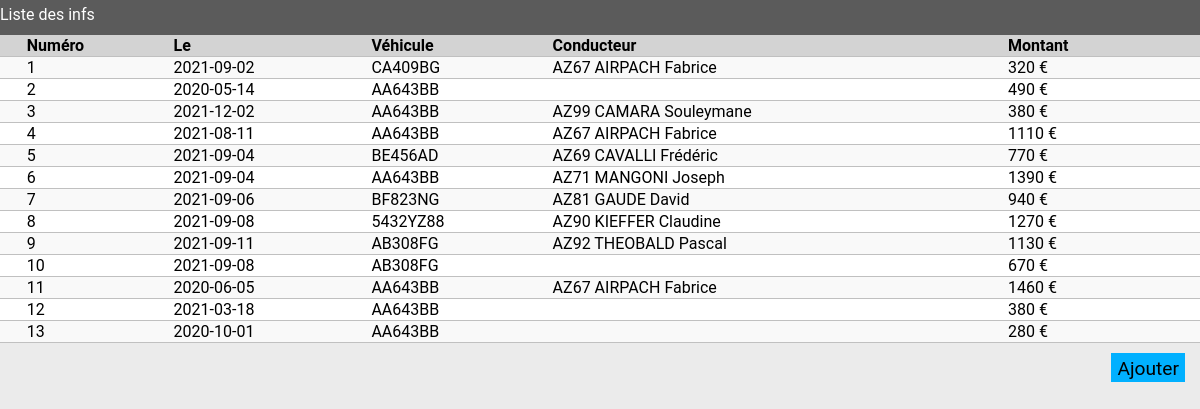
/src/controleur/inf_liste.php, run on the app's committed database.
### tables this page shows
CREATE TABLE `infraction` (
  `id_inf` int(11) NOT NULL,
  `date_inf` date NOT NULL,
  `num_immat` varchar(8) NOT NULL,
  `num_permis` varchar(4) DEFAULT NULL
);

CREATE TABLE `conducteur` (
  `num_permis` varchar(4) NOT NULL,
  `date_permis` date NOT NULL,
  `nom` varchar(25) NOT NULL,
  `prenom` varchar(25) NOT NULL,
  `mot_de_passe` varchar(78) NOT NULL,
  `is_admin` boolean DEFAULT False
);

### src/modele/connexion.php (called while the page is built, shortened)
<?php
class Connexion
{
    private $db;
    function __construct()
    {
        $db_config['SGBD'] = 'mysql';
        $db_config['HOST'] = 'localhost';
        $db_config['DB_NAME'] = 'maloron1u_infractions_app';
        $db_config['USER'] = 'root';
        $db_config['PASSWORD'] = 'root';
        try {
            $this->db = new PDO(
                $db_config['SGBD'] . ':host=' . $db_config['HOST'] . ';dbname=' . $db_config['DB_NAME'],
                $db_config['USER'],
                $db_config['PASSWORD'],
                array(PDO::MYSQL_ATTR_INIT_COMMAND => 'SET NAMES utf8')
            );
        } catch (Exception $exception) {
            die($exception->getMessage());
        }
    }
    function execSQL(string $req, array $valeurs = []): array|null
    {
        try {
            $sql = $this->db->prepare($req);
            $sql->execute($valeurs);
            $res = [];
            while (true) {
                $temp = $sql->fetch(PDO::FETCH_OBJ);
                if ($temp != null) {
                    $res[] = $temp;
                } else {
                    break;
                }
            }
            return $res;
        } catch (Exception $exception) {
            die($exception->getMessage());
        }
    }
}
?>

### src/modele/infractionDAO.class.php (called while the page is built, shortened)
<?php
require_once("connexion.php");
require_once("infraction.class.php");
class InfractionDAO
{
    private $bd;
    private $select;
    function __construct()
    {
        $this->bd = new Connexion();
        $this->select = 'SELECT id_inf, date_inf, num_immat, num_permis FROM infraction ';
    }
    private function loadQuery(array $result): array
    {
        $Infs = [];
        foreach ($result as $row) {
            $row = json_decode(json_encode($row), TRUE);
            $inf = new Infraction();
            $inf->setNumInf($row['id_inf']);
            $inf->setDateInf($row['date_inf']);
            $inf->setImmat($row['num_immat']);
            $inf->setNumPermis($row['num_permis']);
            $Infs[] = $inf;
        }
        return $Infs;
    }
    function getAll(): array
    {
        return ($this->loadQuery($this->bd->execSQL($this->select)));
    }
    function getTotal(string $num) : float{
        require_once "../modele/comprendDAO.class.php";
        require_once "../modele/delitDAO.class.php";
        $comprendDAO = new ComprendDAO();
        $delitDAO = new DelitDAO();
        $dels = $comprendDAO->getByNumInf($num);
        $somme = 0;
        foreach($dels as $del){
            $num_del = $del->getNumDelit();
            $somme += floatval($delitDAO->getbyId($num_del)->getTarif());
        }
        return $somme;
    }
}
?>

### src/modele/infraction.class.php (called while the page is built, shortened)
<?php
class Infraction
{
    private $num_inf;
    private $date_inf;
    private $immat;
    private $num_permis;
    function __construct(string $num_inf = '', string $date_inf = '', string $immat = '', string $num_permis = '')
    {
        $this->num_inf = $num_inf;
        $this->date_inf = $date_inf;
        $this->num_permis = $num_permis;
        $this->immat = $immat;
    }
    function getNumInf()
    {
        return $this->num_inf;
    }
    function setNumInf(int $num)
    {
        $this->num_inf = $num;
    }
    function getDateInf()
    {
        return $this->date_inf;
    }
    function setDateInf(string $date_inf)
    {
        $this->date_inf = $date_inf;
    }
    function getImmat()
    {
        return $this->immat;
    }
    function setImmat(string $immat)
    {
        $this->immat = $immat;
    }
    function getNumPermis()
    {
        return $this->num_permis;
    }
    function setNumPermis(string $num_permis)
    {
        $this->num_permis = $num_permis;
    }
}
?>

### src/modele/conducteurDAO.class.php (called while the page is built, shortened)
<?php
require_once("connexion.php");
require_once("conducteur.class.php");
class ConducteurDAO
{
    private $bd;
    private $select;
    function __construct()
    {
        $this->bd = new Connexion();
        $this->select = 'SELECT num_permis, date_permis, nom, prenom, mot_de_passe FROM conducteur ';
    }
    private function loadQuery(array $result): array
    {
        $conducts = [];
        foreach ($result as $row) {
            $row = json_decode(json_encode($row), TRUE);
            $conduct = new Conducteur();
            $conduct->setNum($row['num_permis']);
            $conduct->setDatePermis($row['date_permis']);
            $conduct->setNom($row['nom']);
            $conduct->setPrenom($row['prenom']);
            $conduct->setMdp($row['mot_de_passe']);
            $conducts[] = $conduct;
        }
        return $conducts;
    }
    function getByNum(string $num): Conducteur
    {
        $unConduct = new Conducteur();
        $lesConducts = $this->loadQuery($this->bd->execSQL($this->select . " WHERE num_permis=:num", [':num' => $num]));
        if (count($lesConducts) > 0) {
            $unConduct = $lesConducts[0];
        }
        return $unConduct;
    }
}
?>

### src/modele/conducteur.class.php (called while the page is built, shortened)
<?php
class Conducteur
{
	private $nom;
	private $prenom;
	function __construct(string $num_permis = '', string $date_permis = '', string $nom = '', string $prenom = '', string $mdp = '', bool $is_admin = false)
	{
		$this->prenom = $prenom;
		$this->nom = $nom;
	}
	function getNom()
	{
		return $this->nom;
	}
	function setNom(string $nom)
	{
		$this->nom = $nom;
	}
	function getPrenom()
	{
		return $this->prenom;
	}
	function setPrenom(string $prenom)
	{
		$this->prenom = $prenom;
	}
}
?>

### src/modele/comprendDAO.class.php (called while the page is built, shortened)
<?php
require_once("connexion.php");
require_once("comprend.class.php");
class ComprendDAO
{
    private $bd;
    private $select;
    function __construct()
    {
        $this->bd = new Connexion();
        $this->select = 'SELECT id_inf, id_delit FROM comprend ';
    }
    private function loadQuery(array $result): array
    {
        $Comps = [];
        foreach ($result as $row) {
            $row = json_decode(json_encode($row), TRUE);
            $Comp = new Comprend();
            $Comp->setNumInf($row['id_inf']);
            $Comp->setNumDelit($row['id_delit']);
            $Comps[] = $Comp;
        }
        return $Comps;
    }
    function getByNumInf(string $num): array
    {
        $lesComps = $this->loadQuery($this->bd->execSQL($this->select . " WHERE id_inf=:num", [':num' => $num]));
        return $lesComps;
    }
}
?>

### src/modele/comprend.class.php (called while the page is built, shortened)
<?php
class Comprend
{
    private $num_delit;
    function __construct(string $num_inf = '', string $num_delit = '')
    {
        $this->num_delit = $num_delit;
    }
    function getNumDelit()
    {
        return $this->num_delit;
    }
    function setNumDelit(string $num)
    {
        $this->num_delit = $num;
    }
}
?>

### src/modele/delitDAO.class.php (called while the page is built, shortened)
<?php
require_once("connexion.php");
require_once("delit.class.php");
class DelitDAO
{
    private $bd;
    private $select;
    function __construct()
    {
        $this->bd = new Connexion();
        $this->select = 'SELECT id_delit, nature, tarif FROM delit ';
    }
    private function loadQuery(array $result): array
    {
        $Dels = [];
        foreach ($result as $row) {
            $row = json_decode(json_encode($row), TRUE);
            $Del = new Delit();
            $Del->setNumDelit($row['id_delit']);
            $Del->setNature($row['nature']);
            $Del->setTarif($row['tarif']);
            $Dels[] = $Del;
        }
        return $Dels;
    }
    function getById(string $num): Delit
    {
        $unDel = new Delit();
        $lesDelits = $this->loadQuery($this->bd->execSQL($this->select . " WHERE id_delit=:num", [':num' => $num]));
        if (count($lesDelits) > 0) {
            $unDel = $lesDelits[0];
        }
        return $unDel;
    }
}
?>

### src/modele/delit.class.php (called while the page is built, shortened)
<?php
class Delit
{
    private $tarif;
    function __construct(string $num_delit = '', string $nature = '', string $tarif = '')
    {
        $this->tarif = $tarif;
    }
    function getTarif()
    {
        return $this->tarif;
    }
    function setTarif(string $tarif)
    {
        $this->tarif = $tarif;
    }
}
?>

### src/controleur/inf_liste.php (the view, shortened to what this page needs)
<?php
require_once "../modele/infractionDAO.class.php";
require_once "../modele/conducteurDAO.class.php";
$affi = "";
$InfDAO = new InfractionDAO();
$ConductDAO = new ConducteurDAO();
$allInfs = $InfDAO->getAll();
for($i = 0; $i < count($allInfs); $i ++){
    $affi .= '<tr><td><a href=""><img src="../../vue/css/visu.png" alt=""></a></td><td>' . $allInfs[$i]->getNumInf() . "</td><td>" . $allInfs[$i]->getDateInf() . "</td><td>" . $allInfs[$i]->getImmat() . "</td><td>";
    if ($allInfs[$i]->getNumPermis() != ''){
        $Cond = $ConductDAO->getByNum($allInfs[$i]->getNumPermis());
        $affi .= $allInfs[$i]->getNumPermis() . ' ' . $Cond->getNom() . ' ' . $Cond->getPrenom() . '</td>';
    }
    else{
        $affi .= '</td>';
    }
    $affi .= '<td>' . $InfDAO->getTotal($allInfs[$i]->getNumInf()) . ' €</td><td></td><td></td></tr>';
}
require_once "../../vue/inf_liste.view.php";
?>

### vue/inf_liste.view.php (shortened to what this page needs)
<!DOCTYPE html>
<html>
<head>
    <link type="text/css" rel="stylesheet" href="../../vue/css/inf_liste.css">
</head>
<body>
    <div id="div_inf_liste_titre" class="divtitre"> Liste des infs </div>
    <table id="table_inf">
        <thead>
            <tr>
                <th></th>
                <th>Numéro</th>
                <th>Le</th>
                <th>Véhicule</th>
                <th>Conducteur</th>
                <th>Montant</th>
                <th></th>
                <th></th>
            </tr>
        </thead>
        <tbody>
            <?php echo $affi; ?>
        </tbody>
    </table>
    <div class="divaction">
        <input id="btn_inf_ajouter" type="button" value="Ajouter">
    </div>
</body>
</html>

### vue/css/inf_liste.css (style rules this page uses)
body { font: 1em roboto; color: #000000; background-color: #ebebeb; text-align: left; margin: 0; }
input { height: 1.5em; border: 1px solid #5b5b5b; color: #000000; font: inherit; font-size: 1em; text-align: left; margin-right: 5px; padding-top: 0.2em; }
input[type=button] { cursor: pointer; font-size: 1.2em; border: none; background-color: #00b0ff; color: hsl(0, 0%, 0%); }
.divtitre { background-color: #5b5b5b; color: #ffffff; height: 30px; padding-top: 5px; }
.divaction { margin: 10px; float: right; }
table { margin: auto; width: 100%; }
table, td, th { border-bottom: 1px solid silver; border-collapse: collapse; }
td, th { padding-left: 5px; padding-right: 5px; }
th { background-color: lightgray; }
table tr { background-color: #f9f9f9; }
table tr:nth-child(2n) { background-color: white; }

### data on the page
infraction: id_inf "1", date_inf "2021-09-02", num_immat "CA409BG", num_permis "AZ67", conducteur.nom "AIRPACH", conducteur.prenom "Fabrice", NumInf "320"
infraction: id_inf "2", date_inf "2020-05-14", num_immat "AA643BB", NumInf "490"
infraction: id_inf "3", date_inf "2021-12-02", num_immat "AA643BB", num_permis "AZ99", conducteur.nom "CAMARA", conducteur.prenom "Souleymane", NumInf "380"
infraction: id_inf "4", date_inf "2021-08-11", num_immat "AA643BB", num_permis "AZ67", conducteur.nom "AIRPACH", conducteur.prenom "Fabrice", NumInf "1110"
infraction: id_inf "5", date_inf "2021-09-04", num_immat "BE456AD", num_permis "AZ69", conducteur.nom "CAVALLI", conducteur.prenom "Frédéric", NumInf "770"
infraction: id_inf "6", date_inf "2021-09-04", num_immat "AA643BB", num_permis "AZ71", conducteur.nom "MANGONI", conducteur.prenom "Joseph", NumInf "1390"
infraction: id_inf "7", date_inf "2021-09-06", num_immat "BF823NG", num_permis "AZ81", conducteur.nom "GAUDE", conducteur.prenom "David", NumInf "940"
infraction: id_inf "8", date_inf "2021-09-08", num_immat "5432YZ88", num_permis "AZ90", conducteur.nom "KIEFFER", conducteur.prenom "Claudine", NumInf "1270"
infraction: id_inf "9", date_inf "2021-09-11", num_immat "AB308FG", num_permis "AZ92", conducteur.nom "THEOBALD", conducteur.prenom "Pascal", NumInf "1130"
infraction: id_inf "10", date_inf "2021-09-08", num_immat "AB308FG", NumInf "670"
infraction: id_inf "11", date_inf "2020-06-05", num_immat "AA643BB", num_permis "AZ67", conducteur.nom "AIRPACH", conducteur.prenom "Fabrice", NumInf "1460"
infraction: id_inf "12", date_inf "2021-03-18", num_immat "AA643BB", NumInf "380"
infraction: id_inf "13", date_inf "2020-10-01", num_immat "AA643BB", NumInf "280"
